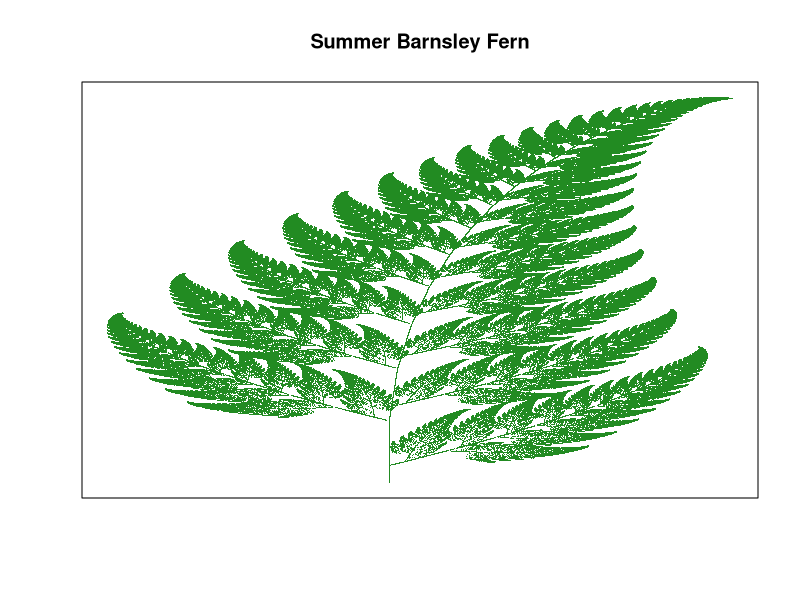
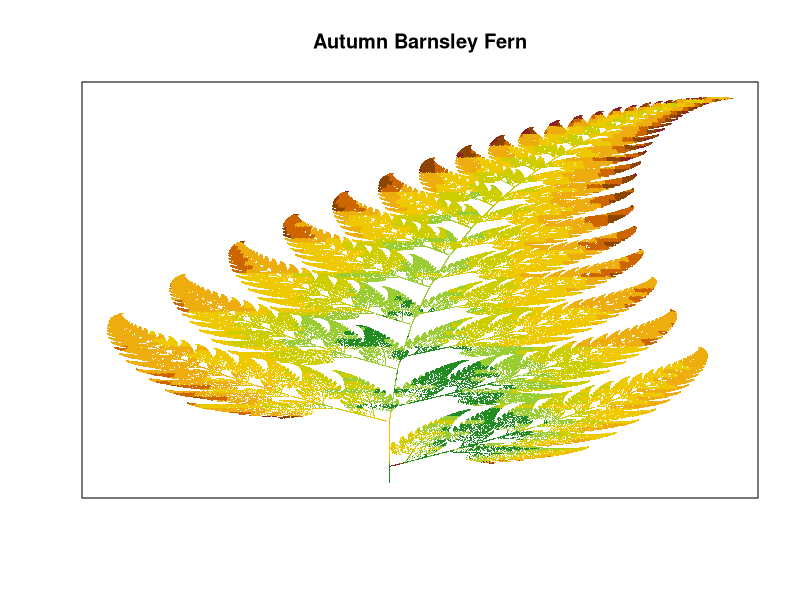

Generate these figures, in order, with R:
## ---- chunk 1
library(dplyr)
## ---- chunk 2
#------------ Generate the Barnsely Fern ---------------

# Define the coefficients to calculate the x,y values

coef_names <- list(NULL,c("x","y","z"))

coef_x <- matrix(ncol = 3, byrow= TRUE, dimnames = coef_names,
                   c(0, 0, 0,
                     -0.15, 0.28, 0,
                      0.2, -0.26, 0,
                     0.85, 0.04, 0))

coef_y <- matrix(ncol = 3, byrow= TRUE, dimnames = coef_names,
                   c(0, 0.16, 0,
                     0.26, 0.24, 0.44,
                     0.23, 0.22, 1.6,
                     -0.04, 0.85, 1.6))

# Indicate the percentage of iterations through each row of the coefficients
coef_ctrl <- c(1,7,14,85)

# initialize a list to collect the generated points
points <- list()
points$x <- 0
points$y <- 0

# Set maximum iterations and reset coefficient tracker
max_i<-1000000
coef <- NA

# Generate the x,y points as a list and combine as a dataframe
for (i in 2:(max_i)) {
    rand = runif(1, 0, 100)
    
    if (rand < coef_ctrl[1]){coef <- 1} 
    else if (rand < coef_ctrl[2]){coef <- 2}
    else if (rand < coef_ctrl[3]){coef <- 3}
    else {coef <- 4}
    
    points$x[i] <- points$x[i-1]*coef_x[coef, 1] + points$y[i-1]*coef_x[coef, 2] + coef_x[coef, 3]
    points$y[i] <- points$x[i-1]*coef_y[coef, 1] + points$y[i-1]*coef_y[coef, 2] + coef_y[coef, 3]
}

df <- bind_rows(points)

## ---- chunk 3
# Checkout your Summer Barnsley Fern
plot(df$x, df$y, pch = '.', col = "forestgreen", xaxt = "n", yaxt = "n", xlab = NA, ylab = NA,
     main= "Summer Barnsley Fern")
## ---- chunk 4
df$ybin <- signif(df$y,2)

df <- df[-1,] %>% 
    group_by(ybin) %>% 
    mutate(sd = sd(x), mean = mean(x))  %>% 
    ungroup() %>% 
    mutate(xdev = abs(mean -x)/sd)

df[is.na(df$xdev),]$xdev <- 0

## ---- chunk 5
#not run
#hist(df$xdev + (df$y/10))
## ---- chunk 6
# Set the breakpoints and the colors
color_table <- tibble( value = c(0.5, 0.8, 1.1, 1.5, 1.9, 2.1, 2.3, max(df$xdev + (df$y/10))),
                           color = c("forestgreen", "yellowgreen", "yellow3", "gold2",
                                     "darkgoldenrod2", "darkorange3", "darkorange4", "brown4"))

# Lookup the corresponding color for each of the points.
df$col <- NA

for (r in 1:nrow(color_table) ){
    df$col[df$xdev + (df$y/10) <= color_table$value[r] & is.na(df$col)] <- color_table$color[r]
}


plot(df$x, df$y, pch = '.', col = df$col,xaxt = "n", yaxt = "n", xlab = NA, ylab = NA,
     main = "Autumn Barnsley Fern")

